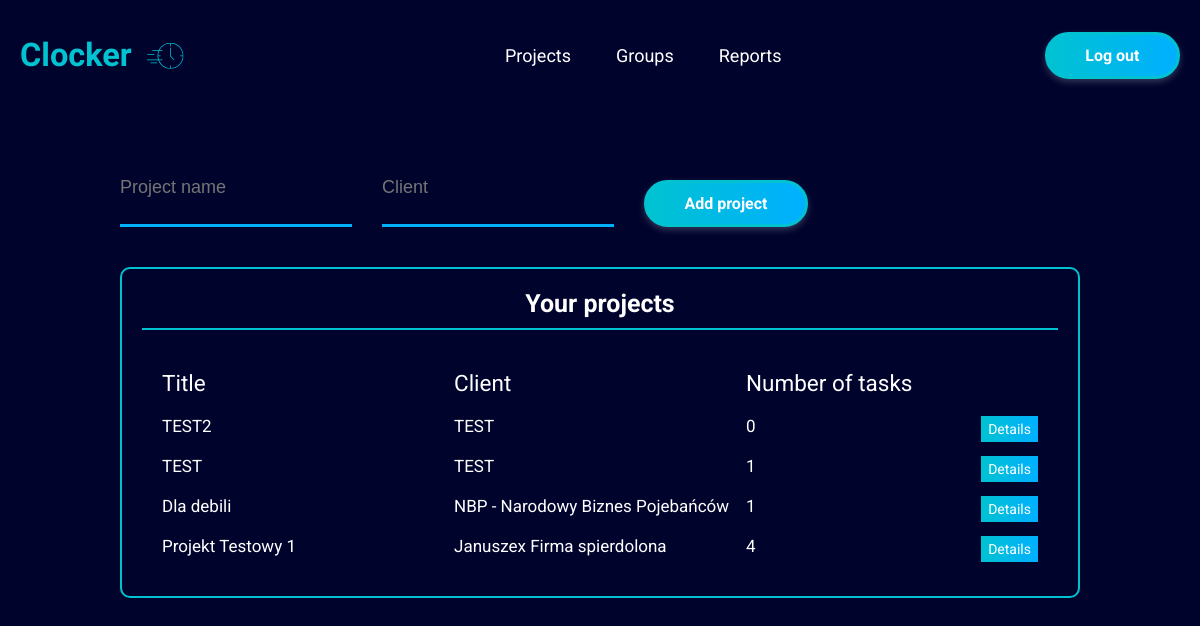
/projects.php (signed in), run on an earlier commit of the app's database.
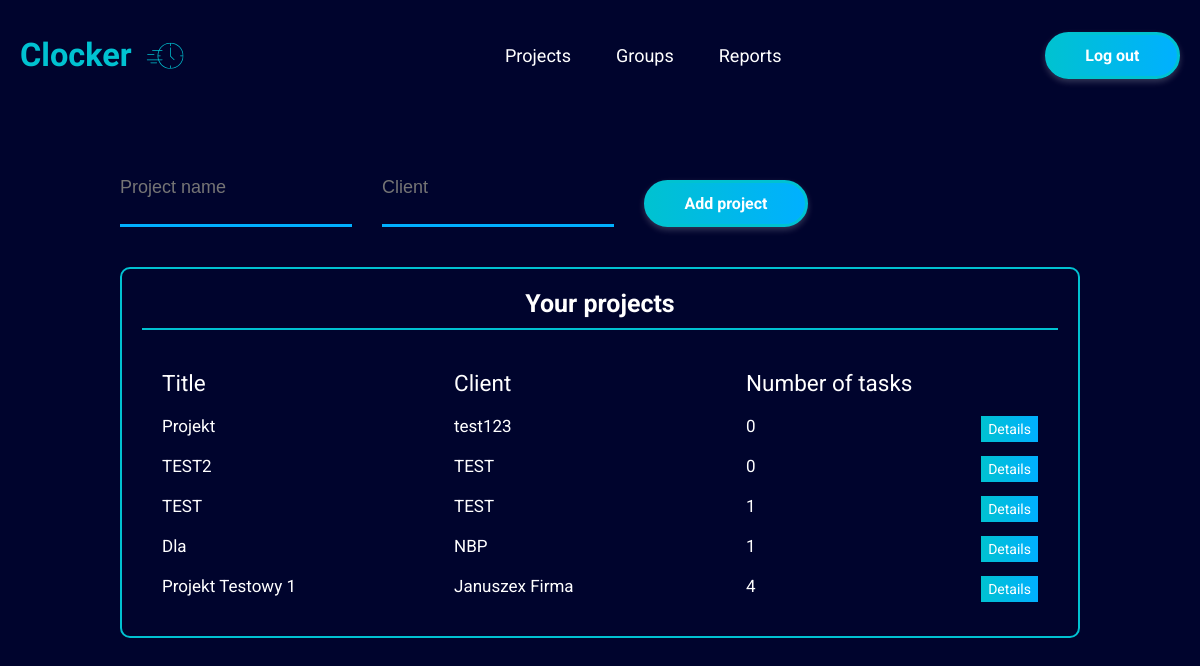
And on a later commit of the database.
### tables this page shows
CREATE TABLE `projects` (
  `ID` int(11) NOT NULL,
  `user_id` int(11) NOT NULL,
  `group_id` int(11) DEFAULT NULL,
  `client_id` int(11) NOT NULL,
  `name` varchar(200) NOT NULL
);

CREATE TABLE `clients` (
  `ID` int(11) NOT NULL,
  `name` varchar(150) NOT NULL,
  `user_id` int(11) NOT NULL
);

### projects.php (the view, shortened to what this page needs)
<!DOCTYPE html>
<html lang="en">
<?php require_once "_head.php" ?>
<body>
<?php require_once "_navbar_main.php" ?>
<div class="container">
    <form class="add-project__container"  method="post" action="<?php echo $_SERVER['PHP_SELF']; ?>">
        <input class="form__input"  type="text" name="project_name" placeholder="Project name"
               value="<?php echo (isset($valName) ? $valName : '') ?>">
        <input class="form__input"  type="text" name="client" placeholder="Client"
               value="<?php echo (isset($valClient) ? $valClient : '') ?>">
        <input type="submit"  name="Add" value="Add project"
               class="form__btn btn-primary btn-primary--filled"/>
    </form>
    <div class="projects">
        <h3 class="projects__title">Your projects</h3>
        <div class="projects__container">
            <div class="projects__row-container projects__header">
                <span>Title</span>
                <span>Client</span>
                <span>Number of tasks</span>
            </div>
            <?php
            require_once "connect.php";
            $id = $_SESSION['ID'];
            $sql = "SELECT p.name,p.ID , c.name as Klient ,COUNT(t.ID) as Licznik
FROM projects as p
LEFT JOIN tasks as t ON (t.project_id=p.ID), clients as c
WHERE p.user_id=:id AND c.ID = p.client_id
GROUP BY p.ID
ORDER BY p.ID DESC";
            $handle = $pdo->prepare($sql);
            $params = ['id' => $id];
            $handle->execute($params);
            if ($handle->rowCount()>0){
                while ($getRow = $handle->fetch(PDO::FETCH_ASSOC)){
                    $name = $getRow['name'];
                    $client = $getRow['Klient'];
                    $counter = $getRow['Licznik'];
                    $p_id = $getRow['ID'];
                    echo '<div class="projects__row-container">
                                  <span>' . $name . '</span>
                                  <span>' . $client . '</span>
                                  <span>' . $counter . '</span>
                                  <a href="project_details.php?P_id=' . $p_id . '"
                                    class="details btn-primary--filled">Details</a>
                                  </div>';
                }
            }
            ?>
        </div>
    </div>
</body>
</html>

### _head.php (shortened to what this page needs)
<head>
  <link rel="stylesheet" href="./styles/styles.css?v=<?php echo time() ?>">
</head>

### _navbar_main.php (shortened to what this page needs)
<nav class="navbar">
  <div class="navbar__container">
    <a href="main.php">
      <div class="navbar__heading">
        <h1>Clocker</h1>
        <img src="./images/logo.svg" alt="Clocker logo" />
      </div>
    </a>
    <ul class="navbar__list">
      <a href="projects.php" class="navbar__list-item">
        Projects
      </a>
      <a href="groups.php" class="navbar__list-item">
        Groups
      </a>
      <a href="reports.php" class="navbar__list-item">
        Reports
      </a>
    </ul>
    <div class="navbar__buttons-container">
      <a class="btn-primary btn-primary--filled" href="logout.php">
        Log out</a>
    </div>
  </div>
</nav>

### styles/styles.css (style rules this page uses)
:root { --bg-color: #00042d; --white: #fff; --text-gray-dark: #a8a8a8; --gradient-clr-primary: #00c2d1; --gradient-clr-secondary: #00b0ff; --bg-gradient-btn: linear-gradient(to right, #00c2d1, #00b0ff); --box-shadow-primary: 0 3px 6px rgba(255, 255, 255, 0.2); }
html { font-size: 62.5%; box-sizing: border-box; }
*, *::before, *::after { box-sizing: inherit; margin: 0; padding: 0; }
body { font-family: 'Roboto', sans-serif; font-size: 1.6rem; min-height: 100vh; background: var(--bg-color); color: var(--white); min-width: 20rem; overflow-x: hidden; }
ul { list-style-type: none; }
img { max-width: 100%; }
.container { max-width: 100rem; margin: 0 auto; padding: 2rem; }
a { text-decoration: none; color: inherit; }
.btn-primary { font-weight: 700; font-family: inherit; font-size: 1.6rem; text-align: center; padding: 1.1rem 3.75rem; border: 3px solid var(--gradient-clr-primary); border-radius: 10rem; cursor: pointer; box-shadow: var(--box-shadow-primary); }
.btn-primary--filled { background-image: var(--bg-gradient-btn); }
.details { position: absolute; right: 0; top: 0; padding: 0.5rem 0.7rem; font-size: 1.4rem; color: var(--white); cursor: pointer; }
.navbar { padding: 2rem; }
.navbar__container { max-width: 120rem; margin: 0 auto; display: flex; align-items: center; justify-content: space-between; }
.navbar__heading { display: flex; align-items: center; gap: 1rem; cursor: pointer; }
.navbar__heading h1 { font-family: 'PT Sans', sans-serif; font-weight: 700; font-size: 3.25rem; color: var(--gradient-clr-primary); }
.navbar__list { display: flex; gap: 2rem; }
.navbar__list-item { position: relative; font-size: 1.8rem; padding: 1.25rem; cursor: pointer; }
.navbar__list-item::after { content: ''; position: absolute; left: 0; bottom: 0; width: 100%; height: 3px; background: var(--gradient-clr-primary); transform: scaleX(0); transition: transform 200ms ease-out; }
.navbar__buttons-container { display: flex; gap: 1.6rem; }
.form__input { padding: 1rem 0; font-size: 1.8rem; background: transparent; border: none; border-bottom: 3px solid var(--gradient-clr-secondary); color: var(--white); }
.form__btn { margin-top: 3rem; color: var(--white); }
.last-projects, .recent-groups, .projects { margin-top: 4rem; padding: 2rem; border: 2px solid var(--gradient-clr-primary); border-radius: 1rem; }
.last-projects__title, .recent-groups__title, .projects__title, .groups__title { font-size: 2.5rem; text-align: center; padding-bottom: 1rem; border-bottom: 2px solid var(--gradient-clr-primary); }
.add-project__container { display: flex; gap: 3rem; margin-top: 2rem; }
.projects__container { display: grid; gap: 2rem; padding: 2rem; }
.projects__row-container { display: grid; grid-template-columns: repeat(3, 1fr); font-size: 1.7rem; position: relative; }
.projects__header { font-size: 2.25rem; margin-top: 2rem; }

What changed in the data, as far as the page shows it:
added projects: name "Projekt", client.name "test123", counter "0"
changed projects: name "Dla debili" → "Dla"; client.name "NBP - Narodowy Biznes Pojebańców" → "NBP"
changed through a linked row, projects "Projekt Testowy 1": client.name "Januszex Firma spierdolona" → "Januszex Firma"
